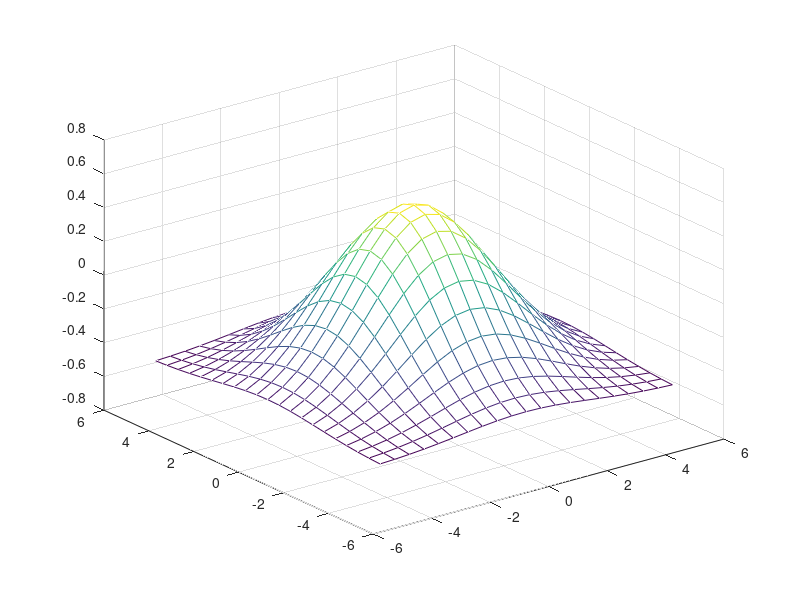
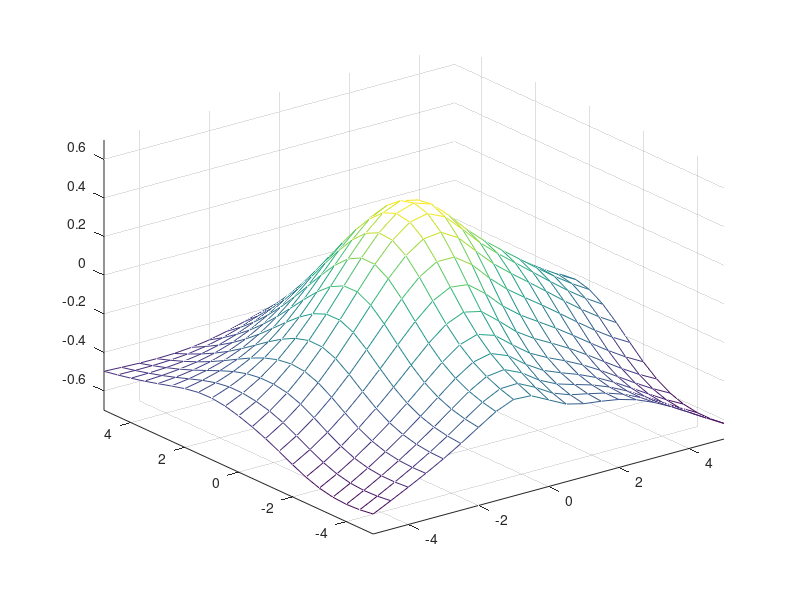
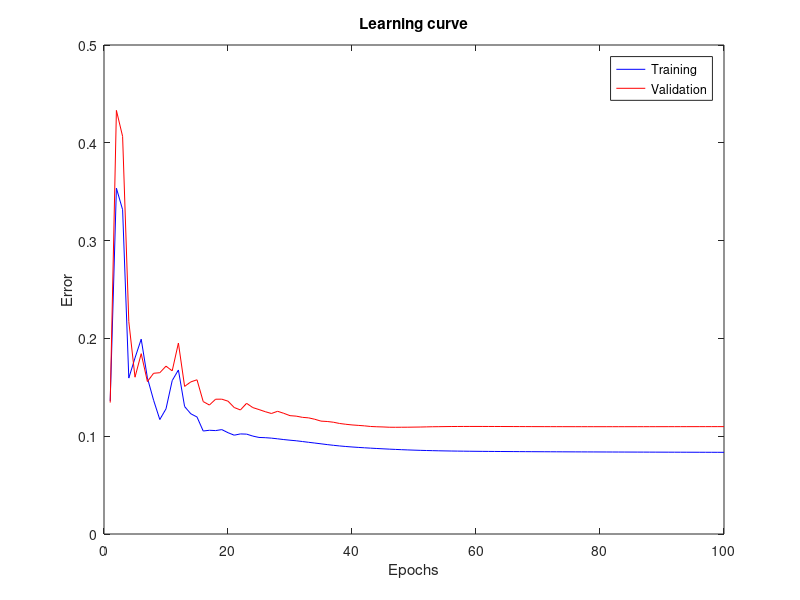

Write the MATLAB code that produced these figures, in order.
% Function approximation with MLP
close all
% Patterns and targets 


% Show function to approximate in a mesh plot
figure()
x=[-5:0.5:5]';
y=[-5:0.5:5]';
z=exp(-x.*x*0.1) * exp(-y.*y*0.1)' - 0.5;
mesh(x, y, z);


nx=size(x,1);
ny=size(y,1);
ndata=nx*ny;
targets = reshape (z, 1, ndata);
[xx, yy] = meshgrid (x, y);
patterns = [reshape(xx, 1, ndata); reshape(yy, 1, ndata)];
patterns_orig=patterns;

% Data shuffling
aux=[patterns;targets]; % Matrix with both patterns and targets
aux=aux(:,randperm(size(aux,2)));
patterns=aux(1:2,:); % Shuffled patterns
targets=aux(3,:); % Shuffled targets

% Add Gaussian noise to the training targets
snr=7.5;
targets=awgn(targets,snr);

% Validation data
validation_ratio=0.2;

patterns_val=patterns(:,1:round(validation_ratio*ndata));
targets_val=targets(:,1:round(validation_ratio*ndata));

% Training data
patterns_train=patterns(:,(round(validation_ratio*ndata)+1:end));
targets_train=targets(:,(round(validation_ratio*ndata)+1:end));




% Build the MLP

epochs=100; % Epochs to be applied
alpha=0.7; % Momentum coefficient
eta=0.03; % Learning rate

% Define weights for first and second layer
nodes1=10; % Number of nodes for the first layer
nodes2=1; % Number of nodes for the second layer
w=2*rand(nodes1,3)-1; % Weights for first layer
v=2*rand(nodes2,nodes1+1)-1; % Weights for second layer

error_train=zeros(epochs,1); % Training error
error_val=zeros(epochs,1); % Validation error

for i=1:epochs
    % Forward pass for training
    hin = w * [patterns_train ; ones(1,size(patterns_train,2))];
    hout = [2 ./ (1+exp(-hin)) - 1 ; ones(1,size(patterns_train,2))];
    oin = v * hout;
    out = 2 ./ (1+exp(-oin)) - 1;
    
    % Forward pass for validation
    hin_val = w * [patterns_val ; ones(1,size(patterns_val,2))];
    hout_val = [2 ./ (1+exp(-hin_val)) - 1 ; ones(1,size(patterns_val,2))];
    oin_val = v * hout_val;
    out_val = 2 ./ (1+exp(-oin_val)) - 1;
    
    
    % Error computation
    % For training
    mse_train=0.5*sum((out-targets_train).^2)/size(patterns_train,2);
    error_train(i,1)=mse_train;
    
    % For validation
    mse_val=0.5*sum((out_val-targets_val).^2)/size(patterns_val,2);
    error_val(i,1)=mse_val;
    
    if rem(i,10)==0
        fprintf('Epoch: %d / Training error: %f / Validation error: %f\n',i,mse_train,mse_val);
    end
    
    % Backward pass
    delta_o = (out - targets_train) .* ((1 + out) .* (1 - out)) * 0.5;
    delta_h = (v' * delta_o) .* ((1 + hout) .* (1 - hout)) * 0.5;
    delta_h = delta_h(1:nodes1, :);
    
    % Weight update
    if i==1
        dw = - (delta_h * [patterns_train ; ones(1,size(patterns_train,2))]');
        dv = - (delta_o * hout');
    else
        dw = (dw .* alpha) - (delta_h * [patterns_train ; ones(1,size(patterns_train,2))]') .* (1-alpha);
        dv = (dv .* alpha) - (delta_o * hout') .* (1-alpha);
    end
    w = w + dw .* eta;
    v = v + dv .* eta;
    
end

% Forward pass for all points
hin_all = w * [patterns_orig ; ones(1,size(patterns_orig,2))];
hout_all = [2 ./ (1+exp(-hin_all)) - 1 ; ones(1,size(patterns_orig,2))];
oin_all = v * hout_all;
out_all = 2 ./ (1+exp(-oin_all)) - 1;



figure()
% Plotting the evolution of the function
zz = reshape(out_all, nx, ny);
mesh(x,y,zz);
axis([-5 5 -5 5 -0.7 0.7]);


figure()
plot(1:epochs,error_train,'b',1:epochs,error_val,'r');
legend('Training','Validation')
xlabel('Epochs');
ylabel('Error');
title('Learning curve')

